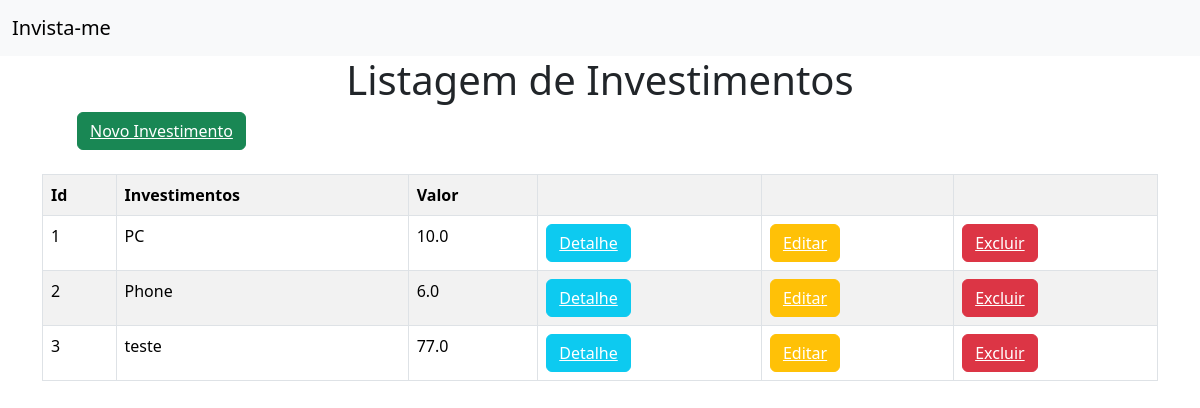
The app's page /, older data.
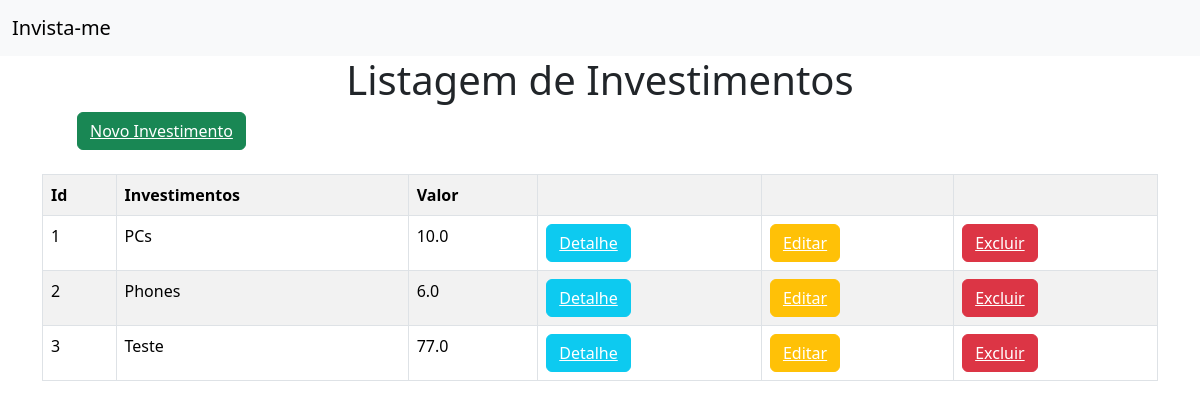
The same page, newer data.
### invista_me/models.py (models this page shows)
class Investimento(models.Model):
	Investimento = models.TextField(max_length = 255)
	valor = models.FloatField()
	pago = models.BooleanField(default = False)
	data = models.DateField(default = datetime.now)

### invista_me/views.py (the view)
# urls.py: path('',views.investimentos, name='investimentos'),
def investimentos(request):
	dados = {
		'dados':Investimento.objects.all()
	}
	return render(request,'investimentos/investimentos.html',context = dados)

### invista_me/templates/investimentos/investimentos.html
{%extends 'investimentos/base.html'%}
{% block conteudo %}
<h1 style="text-align: center;">Listagem de Investimentos</h1>
<button class="btn btn-success mb-4" style="margin-left: 77px;"><a style = 'color:white' href="{% url 'novo_investimento'%}">Novo Investimento</a></button>
<div class="container">
	<table class="table table-striped table-bordered">
	<tr>
		<th>Id</th>
		<th>Investimentos</th>
		<th>Valor</th>
		<th></th>
		<th></th>
		<th></th>
	</tr>
	{% for dado in dados %}
	<tr>
		<td>{{dado.id}}</td>
		<td>{{dado.Investimento}}</td>
		<td>{{dado.valor}}</td>
		<td><button class="btn btn-info"><a style='color:white;' href="{% url 'detalhe' dado.id %}">Detalhe</a></button></td>
		<td><button class ="btn btn-warning"><a style='color:white;' href="{% url 'editar' dado.id %}">Editar</a></button></td>
		<td><button class ="btn btn-danger"><a style='color:white;' href="{% url 'excluir' dado.id %}">Excluir</a></button></td>
	</tr>
	{% endfor %}
</table>
</div>
{% endblock %}

Row changes from the older to the newer data that the page shows:
changed Investimento id 1: Investimento "PC" → "PCs"
changed Investimento id 2: Investimento "Phone" → "Phones"
changed Investimento id 3: Investimento "teste" → "Teste"
